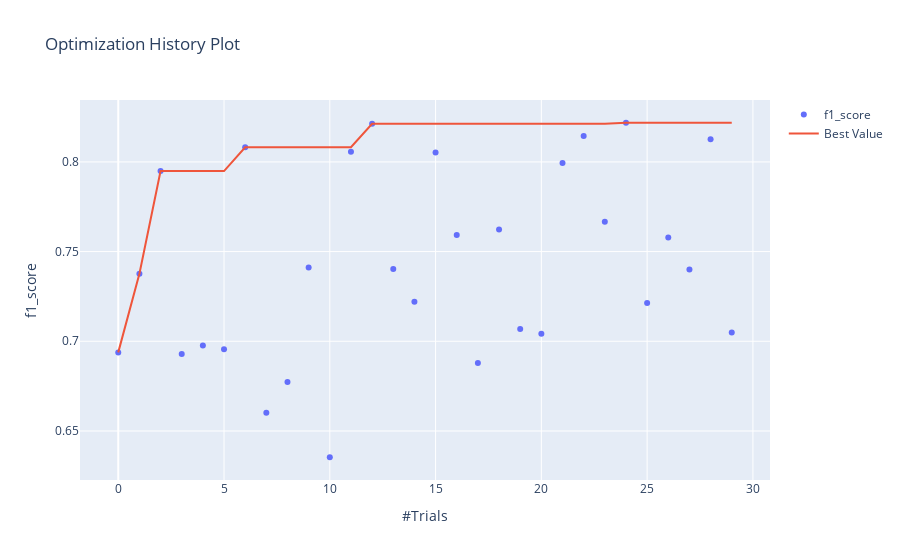

Notebook code for this chart:
### Markdown cell above
График истории оптимизации - отображает количество испытаний на оси Х и метрику на оси Y.

Следует использовать эту диаграмму, чтобы проверить, идет ли оптимизация гиперпараметров в правильном направлении или нет.

### Code cell
optuna.visualization.plot_optimization_history(study, target_name="f1_score")

### Figure 1 — Plotly figure (JSON) as saved in the notebook; plotly's stock layout.template omitted (floating-point values rounded to 4 significant figures)
{"data": [{"mode": "markers", "name": "f1_score", "type": "scatter", "x": [0, 1, 2, 3, 4, 5, 6, 7, 8, 9, 10, 11, 12, 13, 14, 15, 16, 17, 18, 19, 20, 21, 22, 23, 24, 25, 26, 27, 28, 29], "y": [0.6938, 0.7376, 0.7949, 0.693, 0.6976, 0.6955, 0.8082, 0.6602, 0.6772, 0.7411, 0.6353, 0.8056, 0.8213, 0.7402, 0.7221, 0.8053, 0.7592, 0.6879, 0.7623, 0.7068, 0.7042, 0.7994, 0.8145, 0.7666, 0.8218, 0.7213, 0.7579, 0.7401, 0.8126, 0.7049]}, {"name": "Best Value", "type": "scatter", "x": [0, 1, 2, 3, 4, 5, 6, 7, 8, 9, 10, 11, 12, 13, 14, 15, 16, 17, 18, 19, 20, 21, 22, 23, 24, 25, 26, 27, 28, 29], "y": [0.6938, 0.7376, 0.7949, 0.7949, 0.7949, 0.7949, 0.8082, 0.8082, 0.8082, 0.8082, 0.8082, 0.8082, 0.8213, 0.8213, 0.8213, 0.8213, 0.8213, 0.8213, 0.8213, 0.8213, 0.8213, 0.8213, 0.8213, 0.8213, 0.8218, 0.8218, 0.8218, 0.8218, 0.8218, 0.8218]}], "layout": {"title": {"text": "Optimization History Plot"}, "xaxis": {"title": {"text": "#Trials"}}, "yaxis": {"title": {"text": "f1_score"}}}}
